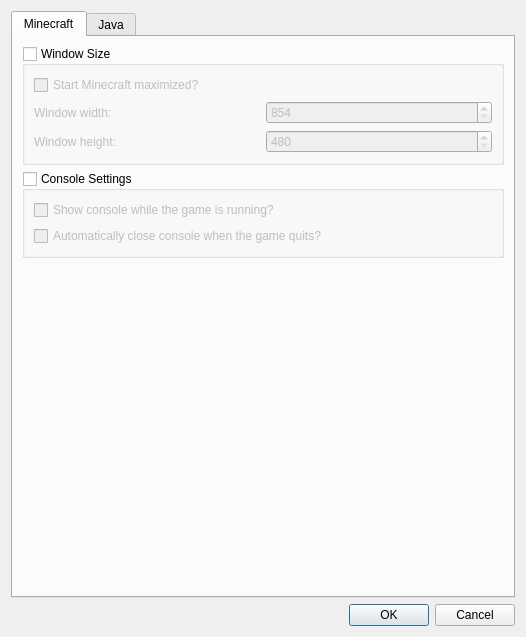
<?xml version="1.0" encoding="UTF-8"?>
<ui version="4.0">
 <class>InstanceSettings</class>
 <widget class="QDialog" name="InstanceSettings">
  <property name="geometry">
   <rect>
    <x>0</x>
    <y>0</y>
    <width>526</width>
    <height>637</height>
   </rect>
  </property>
  <property name="windowTitle">
   <string>Instance Settings</string>
  </property>
  <layout class="QVBoxLayout" name="verticalLayout">
   <item>
    <widget class="QTabWidget" name="settingsTabs">
     <property name="tabShape">
      <enum>QTabWidget::Rounded</enum>
     </property>
     <property name="currentIndex">
      <number>0</number>
     </property>
     <widget class="QWidget" name="minecraftTab">
      <attribute name="title">
       <string>Minecraft</string>
      </attribute>
      <layout class="QVBoxLayout" name="verticalLayout_3">
       <item>
        <widget class="QGroupBox" name="windowSizeGroupBox">
         <property name="enabled">
          <bool>true</bool>
         </property>
         <property name="title">
          <string>Window Size</string>
         </property>
         <property name="checkable">
          <bool>true</bool>
         </property>
         <property name="checked">
          <bool>false</bool>
         </property>
         <layout class="QVBoxLayout" name="verticalLayout_4">
          <item>
           <widget class="QCheckBox" name="maximizedCheckBox">
            <property name="text">
             <string>Start Minecraft maximized?</string>
            </property>
           </widget>
          </item>
          <item>
           <layout class="QGridLayout" name="gridLayoutWindowSize">
            <item row="1" column="0">
             <widget class="QLabel" name="labelWindowHeight">
              <property name="text">
               <string>Window height:</string>
              </property>
             </widget>
            </item>
            <item row="0" column="0">
             <widget class="QLabel" name="labelWindowWidth">
              <property name="text">
               <string>Window width:</string>
              </property>
             </widget>
            </item>
            <item row="0" column="1">
             <widget class="QSpinBox" name="windowWidthSpinBox">
              <property name="minimum">
               <number>854</number>
              </property>
              <property name="maximum">
               <number>65536</number>
              </property>
              <property name="singleStep">
               <number>1</number>
              </property>
              <property name="value">
               <number>854</number>
              </property>
             </widget>
            </item>
            <item row="1" column="1">
             <widget class="QSpinBox" name="windowHeightSpinBox">
              <property name="minimum">
               <number>480</number>
              </property>
              <property name="maximum">
               <number>65536</number>
              </property>
              <property name="value">
               <number>480</number>
              </property>
             </widget>
            </item>
           </layout>
          </item>
         </layout>
        </widget>
       </item>
       <item>
        <widget class="QGroupBox" name="consoleSettingsBox">
         <property name="enabled">
          <bool>true</bool>
         </property>
         <property name="title">
          <string>Console Settings</string>
         </property>
         <property name="checkable">
          <bool>true</bool>
         </property>
         <property name="checked">
          <bool>false</bool>
         </property>
         <layout class="QVBoxLayout" name="verticalLayout_2">
          <item>
           <widget class="QCheckBox" name="showConsoleCheck">
            <property name="text">
             <string>Show console while the game is running?</string>
            </property>
           </widget>
          </item>
          <item>
           <widget class="QCheckBox" name="autoCloseConsoleCheck">
            <property name="text">
             <string>Automatically close console when the game quits?</string>
            </property>
           </widget>
          </item>
         </layout>
        </widget>
       </item>
       <item>
        <spacer name="verticalSpacerMinecraft">
         <property name="orientation">
          <enum>Qt::Vertical</enum>
         </property>
         <property name="sizeHint" stdset="0">
          <size>
           <width>20</width>
           <height>40</height>
          </size>
         </property>
        </spacer>
       </item>
      </layout>
     </widget>
     <widget class="QWidget" name="javaTab">
      <attribute name="title">
       <string>Java</string>
      </attribute>
      <layout class="QVBoxLayout" name="verticalLayout_5">
       <item>
        <widget class="QGroupBox" name="memoryGroupBox">
         <property name="enabled">
          <bool>true</bool>
         </property>
         <property name="title">
          <string>Memory</string>
         </property>
         <property name="checkable">
          <bool>true</bool>
         </property>
         <property name="checked">
          <bool>false</bool>
         </property>
         <layout class="QGridLayout" name="gridLayout_2">
          <item row="1" column="1">
           <widget class="QSpinBox" name="maxMemSpinBox">
            <property name="toolTip">
             <string>The maximum amount of memory Minecraft is allowed to use.</string>
            </property>
            <property name="suffix">
             <string> MB</string>
            </property>
            <property name="minimum">
             <number>512</number>
            </property>
            <property name="maximum">
             <number>65536</number>
            </property>
            <property name="singleStep">
             <number>128</number>
            </property>
            <property name="value">
             <number>1024</number>
            </property>
           </widget>
          </item>
          <item row="0" column="0">
           <widget class="QLabel" name="labelMinMem">
            <property name="text">
             <string>Minimum memory allocation:</string>
            </property>
           </widget>
          </item>
          <item row="1" column="0">
           <widget class="QLabel" name="labelMaxMem">
            <property name="text">
             <string>Maximum memory allocation:</string>
            </property>
           </widget>
          </item>
          <item row="0" column="1">
           <widget class="QSpinBox" name="minMemSpinBox">
            <property name="toolTip">
             <string>The amount of memory Minecraft is started with.</string>
            </property>
            <property name="suffix">
             <string> MB</string>
            </property>
            <property name="minimum">
             <number>256</number>
            </property>
            <property name="maximum">
             <number>65536</number>
            </property>
            <property name="singleStep">
             <number>128</number>
            </property>
            <property name="value">
             <number>256</number>
            </property>
           </widget>
          </item>
          <item row="2" column="1">
           <widget class="QSpinBox" name="permGenSpinBox">
            <property name="toolTip">
             <string>The amount of memory available to store loaded Java classes.</string>
            </property>
            <property name="suffix">
             <string> MB</string>
            </property>
            <property name="minimum">
             <number>64</number>
            </property>
            <property name="maximum">
             <number>999999999</number>
            </property>
            <property name="singleStep">
             <number>8</number>
            </property>
            <property name="value">
             <number>64</number>
            </property>
           </widget>
          </item>
          <item row="2" column="0">
           <widget class="QLabel" name="labelPermGen">
            <property name="text">
             <string>PermGen:</string>
            </property>
           </widget>
          </item>
         </layout>
        </widget>
       </item>
       <item>
        <widget class="QGroupBox" name="javaSettingsGroupBox">
         <property name="enabled">
          <bool>true</bool>
         </property>
         <property name="title">
          <string>Java Settings</string>
         </property>
         <property name="checkable">
          <bool>true</bool>
         </property>
         <property name="checked">
          <bool>false</bool>
         </property>
         <layout class="QGridLayout" name="gridLayout_3">
          <item row="2" column="4">
           <widget class="QPushButton" name="javaTestBtn">
            <property name="text">
             <string>Test</string>
            </property>
           </widget>
          </item>
          <item row="0" column="0">
           <widget class="QLabel" name="labelJavaPath">
            <property name="text">
             <string>Java path:</string>
            </property>
           </widget>
          </item>
          <item row="3" column="0">
           <widget class="QLabel" name="labelJVMArgs">
            <property name="text">
             <string>JVM arguments:</string>
            </property>
           </widget>
          </item>
          <item row="3" column="2" colspan="3">
           <widget class="QLineEdit" name="jvmArgsTextBox"/>
          </item>
          <item row="0" column="2" colspan="3">
           <widget class="QLineEdit" name="javaPathTextBox"/>
          </item>
          <item row="2" column="3">
           <widget class="QPushButton" name="javaBrowseBtn">
            <property name="text">
             <string>Browse...</string>
            </property>
           </widget>
          </item>
          <item row="2" column="2">
           <widget class="QPushButton" name="javaDetectBtn">
            <property name="text">
             <string>Auto-detect...</string>
            </property>
           </widget>
          </item>
         </layout>
        </widget>
       </item>
       <item>
        <widget class="QGroupBox" name="customCommandsGroupBox">
         <property name="enabled">
          <bool>true</bool>
         </property>
         <property name="title">
          <string>Custom Commands</string>
         </property>
         <property name="checkable">
          <bool>true</bool>
         </property>
         <property name="checked">
          <bool>false</bool>
         </property>
         <layout class="QFormLayout" name="formLayout">
          <item row="0" column="0">
           <widget class="QLabel" name="labelPreUpdateCmd">
            <property name="text">
             <string>Pre-update command:</string>
            </property>
           </widget>
          </item>
          <item row="0" column="1">
           <widget class="QLineEdit" name="preUpdateCmdTextBox"/>
          </item>
          <item row="1" column="0">
           <widget class="QLabel" name="labelPreLaunchCmd">
            <property name="text">
             <string>Pre-launch command:</string>
            </property>
           </widget>
          </item>
          <item row="1" column="1">
           <widget class="QLineEdit" name="preLaunchCmdTextBox"/>
          </item>
          <item row="2" column="0">
           <widget class="QLabel" name="labelPostExitCmd">
            <property name="text">
             <string>Post-exit command:</string>
            </property>
           </widget>
          </item>
          <item row="2" column="1">
           <widget class="QLineEdit" name="postExitCmdTextBox"/>
          </item>
         </layout>
        </widget>
       </item>
       <item>
        <widget class="QLabel" name="labelCustomCmdsDescription">
         <property name="enabled">
          <bool>false</bool>
         </property>
         <property name="sizePolicy">
          <sizepolicy hsizetype="MinimumExpanding" vsizetype="MinimumExpanding">
           <horstretch>0</horstretch>
           <verstretch>0</verstretch>
          </sizepolicy>
         </property>
         <property name="text">
          <string>Pre-update command will run before any updates to the instance. Pre-launch command runs before the instance launches and post-exit command runs after it exits. The commands will be run in MultiMC's working directory with INST_ID, INST_DIR, and INST_NAME as environment variables.</string>
         </property>
         <property name="alignment">
          <set>Qt::AlignLeading|Qt::AlignLeft|Qt::AlignTop</set>
         </property>
         <property name="wordWrap">
          <bool>true</bool>
         </property>
         <property name="textInteractionFlags">
          <set>Qt::LinksAccessibleByMouse|Qt::TextSelectableByMouse</set>
         </property>
        </widget>
       </item>
      </layout>
     </widget>
    </widget>
   </item>
   <item>
    <widget class="QDialogButtonBox" name="buttonBox">
     <property name="orientation">
      <enum>Qt::Horizontal</enum>
     </property>
     <property name="standardButtons">
      <set>QDialogButtonBox::Cancel|QDialogButtonBox::Ok</set>
     </property>
    </widget>
   </item>
  </layout>
 </widget>
 <tabstops>
  <tabstop>settingsTabs</tabstop>
  <tabstop>buttonBox</tabstop>
  <tabstop>windowSizeGroupBox</tabstop>
  <tabstop>maximizedCheckBox</tabstop>
  <tabstop>windowWidthSpinBox</tabstop>
  <tabstop>windowHeightSpinBox</tabstop>
  <tabstop>consoleSettingsBox</tabstop>
  <tabstop>showConsoleCheck</tabstop>
  <tabstop>autoCloseConsoleCheck</tabstop>
  <tabstop>memoryGroupBox</tabstop>
  <tabstop>minMemSpinBox</tabstop>
  <tabstop>maxMemSpinBox</tabstop>
  <tabstop>permGenSpinBox</tabstop>
  <tabstop>javaSettingsGroupBox</tabstop>
  <tabstop>jvmArgsTextBox</tabstop>
  <tabstop>customCommandsGroupBox</tabstop>
  <tabstop>preLaunchCmdTextBox</tabstop>
  <tabstop>postExitCmdTextBox</tabstop>
 </tabstops>
 <resources/>
 <connections/>
</ui>
